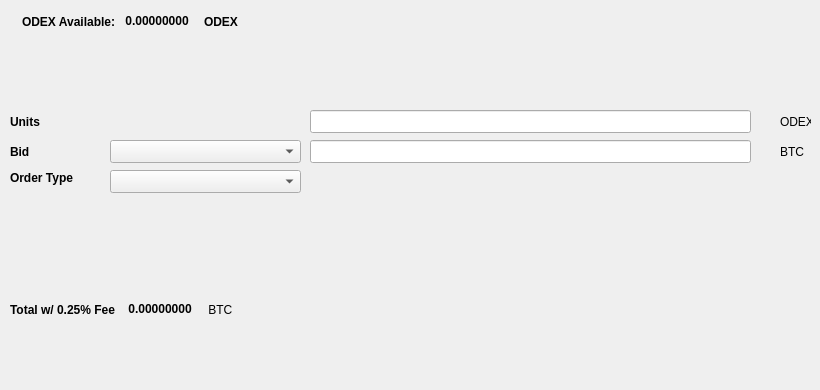
   <widget class="QWidget" name="SellTab">
    <attribute name="title">
     <string>Sell</string>
    </attribute>
    <widget class="QLabel" name="label_16">
     <property name="geometry">
      <rect>
       <x>780</x>
       <y>140</y>
       <width>31</width>
       <height>23</height>
      </rect>
     </property>
     <property name="text">
      <string>BTC</string>
     </property>
    </widget>
    <widget class="QComboBox" name="SellBidcomboBox">
     <property name="geometry">
      <rect>
       <x>110</x>
       <y>140</y>
       <width>191</width>
       <height>23</height>
      </rect>
     </property>
     <property name="font">
      <font>
       <pointsize>10</pointsize>
      </font>
     </property>
    </widget>
    <widget class="QLabel" name="label_18">
     <property name="geometry">
      <rect>
       <x>10</x>
       <y>110</y>
       <width>46</width>
       <height>23</height>
      </rect>
     </property>
     <property name="font">
      <font>
       <weight>75</weight>
       <bold>true</bold>
      </font>
     </property>
     <property name="text">
      <string>Units</string>
     </property>
    </widget>
    <widget class="QtMaterialFlatButton" name="Sell_Max_Amount" native="true">
     <property name="geometry">
      <rect>
       <x>110</x>
       <y>110</y>
       <width>191</width>
       <height>23</height>
      </rect>
     </property>
     <property name="font">
      <font>
       <pointsize>10</pointsize>
      </font>
     </property>
     <property name="text" stdset="0">
      <string>Max</string>
     </property>
    </widget>
    <widget class="QLabel" name="label_20">
     <property name="geometry">
      <rect>
       <x>10</x>
       <y>170</y>
       <width>91</width>
       <height>16</height>
      </rect>
     </property>
     <property name="font">
      <font>
       <weight>75</weight>
       <bold>true</bold>
      </font>
     </property>
     <property name="text">
      <string>Order Type</string>
     </property>
    </widget>
    <widget class="QComboBox" name="SellOrdertypeCombo">
     <property name="geometry">
      <rect>
       <x>110</x>
       <y>170</y>
       <width>191</width>
       <height>23</height>
      </rect>
     </property>
     <property name="font">
      <font>
       <pointsize>10</pointsize>
      </font>
     </property>
    </widget>
    <widget class="QLabel" name="label_21">
     <property name="geometry">
      <rect>
       <x>10</x>
       <y>140</y>
       <width>46</width>
       <height>23</height>
      </rect>
     </property>
     <property name="font">
      <font>
       <weight>75</weight>
       <bold>true</bold>
      </font>
     </property>
     <property name="text">
      <string>Bid</string>
     </property>
    </widget>
    <widget class="QLabel" name="label_22">
     <property name="geometry">
      <rect>
       <x>780</x>
       <y>110</y>
       <width>31</width>
       <height>23</height>
      </rect>
     </property>
     <property name="text">
      <string>ODEX</string>
     </property>
    </widget>
    <widget class="QLineEdit" name="UnitsInputODEX">
     <property name="geometry">
      <rect>
       <x>310</x>
       <y>110</y>
       <width>441</width>
       <height>23</height>
      </rect>
     </property>
     <property name="font">
      <font>
       <pointsize>9</pointsize>
       <weight>75</weight>
       <bold>true</bold>
      </font>
     </property>
    </widget>
    <widget class="QLineEdit" name="SellBidPriceEdit">
     <property name="geometry">
      <rect>
       <x>310</x>
       <y>140</y>
       <width>441</width>
       <height>23</height>
      </rect>
     </property>
     <property name="font">
      <font>
       <pointsize>9</pointsize>
       <weight>75</weight>
       <bold>true</bold>
      </font>
     </property>
    </widget>
    <widget class="QtMaterialFlatButton" name="SellODEXBTN" native="true">
     <property name="geometry">
      <rect>
       <x>30</x>
       <y>330</y>
       <width>131</width>
       <height>23</height>
      </rect>
     </property>
     <property name="text" stdset="0">
      <string>Sell ODEX</string>
     </property>
     <property name="icon" stdset="0">
      <iconset resource="../odex.qrc">
       <normaloff>:/icons/bitcoin</normaloff>:/icons/bitcoin</iconset>
     </property>
    </widget>
    <widget class="QWidget" name="layoutWidget3">
     <property name="geometry">
      <rect>
       <x>22</x>
       <y>12</y>
       <width>258</width>
       <height>19</height>
      </rect>
     </property>
     <layout class="QHBoxLayout" name="horizontalLayout">
      <item>
       <widget class="QLabel" name="label232_2">
        <property name="font">
         <font>
          <weight>75</weight>
          <bold>true</bold>
         </font>
        </property>
        <property name="text">
         <string>ODEX Available:</string>
        </property>
       </widget>
      </item>
      <item>
       <widget class="QLabel" name="ODEXAvailableLabel">
        <property name="palette">
         <palette>
          <active>
           <colorrole role="WindowText">
            <brush brushstyle="SolidPattern">
             <color alpha="255">
              <red>0</red>
              <green>0</green>
              <blue>0</blue>
             </color>
            </brush>
           </colorrole>
           <colorrole role="Button">
            <brush brushstyle="SolidPattern">
             <color alpha="255">
              <red>0</red>
              <green>170</green>
              <blue>0</blue>
             </color>
            </brush>
           </colorrole>
           <colorrole role="Light">
            <brush brushstyle="SolidPattern">
             <color alpha="255">
              <red>0</red>
              <green>255</green>
              <blue>0</blue>
             </color>
            </brush>
           </colorrole>
           <colorrole role="Midlight">
            <brush brushstyle="SolidPattern">
             <color alpha="255">
              <red>0</red>
              <green>212</green>
              <blue>0</blue>
             </color>
            </brush>
           </colorrole>
           <colorrole role="Dark">
            <brush brushstyle="SolidPattern">
             <color alpha="255">
              <red>0</red>
              <green>85</green>
              <blue>0</blue>
             </color>
            </brush>
           </colorrole>
           <colorrole role="Mid">
            <brush brushstyle="SolidPattern">
             <color alpha="255">
              <red>0</red>
              <green>113</green>
              <blue>0</blue>
             </color>
            </brush>
           </colorrole>
           <colorrole role="Text">
            <brush brushstyle="SolidPattern">
             <color alpha="255">
              <red>0</red>
              <green>170</green>
              <blue>0</blue>
             </color>
            </brush>
           </colorrole>
           <colorrole role="BrightText">
            <brush brushstyle="SolidPattern">
             <color alpha="255">
              <red>255</red>
              <green>255</green>
              <blue>255</blue>
             </color>
            </brush>
           </colorrole>
           <colorrole role="ButtonText">
            <brush brushstyle="SolidPattern">
             <color alpha="255">
              <red>0</red>
              <green>0</green>
              <blue>0</blue>
             </color>
            </brush>
           </colorrole>
           <colorrole role="Base">
            <brush brushstyle="SolidPattern">
             <color alpha="255">
              <red>255</red>
              <green>255</green>
              <blue>255</blue>
             </color>
            </brush>
           </colorrole>
           <colorrole role="Window">
            <brush brushstyle="SolidPattern">
             <color alpha="255">
              <red>0</red>
              <green>170</green>
              <blue>0</blue>
             </color>
            </brush>
           </colorrole>
           <colorrole role="Shadow">
            <brush brushstyle="SolidPattern">
             <color alpha="255">
              <red>0</red>
              <green>0</green>
              <blue>0</blue>
             </color>
            </brush>
           </colorrole>
           <colorrole role="AlternateBase">
            <brush brushstyle="SolidPattern">
             <color alpha="255">
              <red>127</red>
              <green>212</green>
              <blue>127</blue>
             </color>
            </brush>
           </colorrole>
           <colorrole role="ToolTipBase">
            <brush brushstyle="SolidPattern">
             <color alpha="255">
              <red>255</red>
              <green>255</green>
              <blue>220</blue>
             </color>
            </brush>
           </colorrole>
           <colorrole role="ToolTipText">
            <brush brushstyle="SolidPattern">
             <color alpha="255">
              <red>0</red>
              <green>0</green>
              <blue>0</blue>
             </color>
            </brush>
           </colorrole>
          </active>
          <inactive>
           <colorrole role="WindowText">
            <brush brushstyle="SolidPattern">
             <color alpha="255">
              <red>0</red>
              <green>0</green>
              <blue>0</blue>
             </color>
            </brush>
           </colorrole>
           <colorrole role="Button">
            <brush brushstyle="SolidPattern">
             <color alpha="255">
              <red>0</red>
              <green>170</green>
              <blue>0</blue>
             </color>
            </brush>
           </colorrole>
           <colorrole role="Light">
            <brush brushstyle="SolidPattern">
             <color alpha="255">
              <red>0</red>
              <green>255</green>
              <blue>0</blue>
             </color>
            </brush>
           </colorrole>
           <colorrole role="Midlight">
            <brush brushstyle="SolidPattern">
             <color alpha="255">
              <red>0</red>
              <green>212</green>
              <blue>0</blue>
             </color>
            </brush>
           </colorrole>
           <colorrole role="Dark">
            <brush brushstyle="SolidPattern">
             <color alpha="255">
              <red>0</red>
              <green>85</green>
              <blue>0</blue>
             </color>
            </brush>
           </colorrole>
           <colorrole role="Mid">
            <brush brushstyle="SolidPattern">
             <color alpha="255">
              <red>0</red>
              <green>113</green>
              <blue>0</blue>
             </color>
            </brush>
           </colorrole>
           <colorrole role="Text">
            <brush brushstyle="SolidPattern">
             <color alpha="255">
              <red>0</red>
              <green>170</green>
              <blue>0</blue>
             </color>
            </brush>
           </colorrole>
           <colorrole role="BrightText">
            <brush brushstyle="SolidPattern">
             <color alpha="255">
              <red>255</red>
              <green>255</green>
              <blue>255</blue>
             </color>
            </brush>
           </colorrole>
           <colorrole role="ButtonText">
            <brush brushstyle="SolidPattern">
             <color alpha="255">
              <red>0</red>
              <green>0</green>
              <blue>0</blue>
             </color>
            </brush>
           </colorrole>
           <colorrole role="Base">
            <brush brushstyle="SolidPattern">
             <color alpha="255">
              <red>255</red>
              <green>255</green>
              <blue>255</blue>
             </color>
            </brush>
           </colorrole>
           <colorrole role="Window">
            <brush brushstyle="SolidPattern">
             <color alpha="255">
              <red>0</red>
              <green>170</green>
              <blue>0</blue>
             </color>
            </brush>
           </colorrole>
           <colorrole role="Shadow">
            <brush brushstyle="SolidPattern">
             <color alpha="255">
              <red>0</red>
              <green>0</green>
              <blue>0</blue>
             </color>
            </brush>
           </colorrole>
           <colorrole role="AlternateBase">
            <brush brushstyle="SolidPattern">
             <color alpha="255">
              <red>127</red>
              <green>212</green>
              <blue>127</blue>
             </color>
            </brush>
           </colorrole>
           <colorrole role="ToolTipBase">
            <brush brushstyle="SolidPattern">
             <color alpha="255">
              <red>255</red>
              <green>255</green>
              <blue>220</blue>
             </color>
            </brush>
           </colorrole>
           <colorrole role="ToolTipText">
            <brush brushstyle="SolidPattern">
             <color alpha="255">
              <red>0</red>
              <green>0</green>
              <blue>0</blue>
             </color>
            </brush>
           </colorrole>
          </inactive>
          <disabled>
           <colorrole role="WindowText">
            <brush brushstyle="SolidPattern">
             <color alpha="255">
              <red>0</red>
              <green>85</green>
              <blue>0</blue>
             </color>
            </brush>
           </colorrole>
           <colorrole role="Button">
            <brush brushstyle="SolidPattern">
             <color alpha="255">
              <red>0</red>
              <green>170</green>
              <blue>0</blue>
             </color>
            </brush>
           </colorrole>
           <colorrole role="Light">
            <brush brushstyle="SolidPattern">
             <color alpha="255">
              <red>0</red>
              <green>255</green>
              <blue>0</blue>
             </color>
            </brush>
           </colorrole>
           <colorrole role="Midlight">
            <brush brushstyle="SolidPattern">
             <color alpha="255">
              <red>0</red>
              <green>212</green>
              <blue>0</blue>
             </color>
            </brush>
           </colorrole>
           <colorrole role="Dark">
            <brush brushstyle="SolidPattern">
             <color alpha="255">
              <red>0</red>
              <green>85</green>
              <blue>0</blue>
             </color>
            </brush>
           </colorrole>
           <colorrole role="Mid">
            <brush brushstyle="SolidPattern">
             <color alpha="255">
              <red>0</red>
              <green>113</green>
              <blue>0</blue>
             </color>
            </brush>
           </colorrole>
           <colorrole role="Text">
            <brush brushstyle="SolidPattern">
             <color alpha="255">
              <red>0</red>
              <green>85</green>
              <blue>0</blue>
             </color>
            </brush>
           </colorrole>
           <colorrole role="BrightText">
            <brush brushstyle="SolidPattern">
             <color alpha="255">
              <red>255</red>
              <green>255</green>
              <blue>255</blue>
             </color>
            </brush>
           </colorrole>
           <colorrole role="ButtonText">
            <brush brushstyle="SolidPattern">
             <color alpha="255">
              <red>0</red>
              <green>85</green>
              <blue>0</blue>
             </color>
            </brush>
           </colorrole>
           <colorrole role="Base">
            <brush brushstyle="SolidPattern">
             <color alpha="255">
              <red>0</red>
              <green>170</green>
              <blue>0</blue>
             </color>
            </brush>
           </colorrole>
           <colorrole role="Window">
            <brush brushstyle="SolidPattern">
             <color alpha="255">
              <red>0</red>
              <green>170</green>
              <blue>0</blue>
             </color>
            </brush>
           </colorrole>
           <colorrole role="Shadow">
            <brush brushstyle="SolidPattern">
             <color alpha="255">
              <red>0</red>
              <green>0</green>
              <blue>0</blue>
             </color>
            </brush>
           </colorrole>
           <colorrole role="AlternateBase">
            <brush brushstyle="SolidPattern">
             <color alpha="255">
              <red>0</red>
              <green>170</green>
              <blue>0</blue>
             </color>
            </brush>
           </colorrole>
           <colorrole role="ToolTipBase">
            <brush brushstyle="SolidPattern">
             <color alpha="255">
              <red>255</red>
              <green>255</green>
              <blue>220</blue>
             </color>
            </brush>
           </colorrole>
           <colorrole role="ToolTipText">
            <brush brushstyle="SolidPattern">
             <color alpha="255">
              <red>0</red>
              <green>0</green>
              <blue>0</blue>
             </color>
            </brush>
           </colorrole>
          </disabled>
         </palette>
        </property>
        <property name="font">
         <font>
          <weight>75</weight>
          <bold>true</bold>
         </font>
        </property>
        <property name="text">
         <string> 0.00000000 </string>
        </property>
        <property name="textInteractionFlags">
         <set>Qt::LinksAccessibleByMouse|Qt::TextSelectableByKeyboard|Qt::TextSelectableByMouse</set>
        </property>
       </widget>
      </item>
      <item>
       <widget class="QLabel" name="labelODEX">
        <property name="font">
         <font>
          <weight>75</weight>
          <bold>true</bold>
         </font>
        </property>
        <property name="text">
         <string>ODEX</string>
        </property>
       </widget>
      </item>
     </layout>
    </widget>
    <widget class="QWidget" name="layoutWidget">
     <property name="geometry">
      <rect>
       <x>10</x>
       <y>300</y>
       <width>268</width>
       <height>19</height>
      </rect>
     </property>
     <layout class="QHBoxLayout" name="horizontalLayout_2">
      <item>
       <widget class="QLabel" name="label_19">
        <property name="font">
         <font>
          <weight>75</weight>
          <bold>true</bold>
         </font>
        </property>
        <property name="text">
         <string>Total w/ 0.25% Fee </string>
        </property>
       </widget>
      </item>
      <item>
       <widget class="QLabel" name="SellCostLabel">
        <property name="palette">
         <palette>
          <active>
           <colorrole role="WindowText">
            <brush brushstyle="SolidPattern">
             <color alpha="255">
              <red>0</red>
              <green>0</green>
              <blue>0</blue>
             </color>
            </brush>
           </colorrole>
           <colorrole role="Button">
            <brush brushstyle="SolidPattern">
             <color alpha="255">
              <red>0</red>
              <green>170</green>
              <blue>0</blue>
             </color>
            </brush>
           </colorrole>
           <colorrole role="Light">
            <brush brushstyle="SolidPattern">
             <color alpha="255">
              <red>0</red>
              <green>255</green>
              <blue>0</blue>
             </color>
            </brush>
           </colorrole>
           <colorrole role="Midlight">
            <brush brushstyle="SolidPattern">
             <color alpha="255">
              <red>0</red>
              <green>212</green>
              <blue>0</blue>
             </color>
            </brush>
           </colorrole>
           <colorrole role="Dark">
            <brush brushstyle="SolidPattern">
             <color alpha="255">
              <red>0</red>
              <green>85</green>
              <blue>0</blue>
             </color>
            </brush>
           </colorrole>
           <colorrole role="Mid">
            <brush brushstyle="SolidPattern">
             <color alpha="255">
              <red>0</red>
              <green>113</green>
              <blue>0</blue>
             </color>
            </brush>
           </colorrole>
           <colorrole role="Text">
            <brush brushstyle="SolidPattern">
             <color alpha="255">
              <red>0</red>
              <green>170</green>
              <blue>0</blue>
             </color>
            </brush>
           </colorrole>
           <colorrole role="BrightText">
            <brush brushstyle="SolidPattern">
             <color alpha="255">
              <red>255</red>
              <green>255</green>
              <blue>255</blue>
             </color>
            </brush>
           </colorrole>
           <colorrole role="ButtonText">
            <brush brushstyle="SolidPattern">
             <color alpha="255">
              <red>0</red>
              <green>0</green>
              <blue>0</blue>
             </color>
            </brush>
           </colorrole>
           <colorrole role="Base">
            <brush brushstyle="SolidPattern">
             <color alpha="255">
              <red>255</red>
              <green>255</green>
              <blue>255</blue>
             </color>
            </brush>
           </colorrole>
           <colorrole role="Window">
            <brush brushstyle="SolidPattern">
             <color alpha="255">
              <red>0</red>
              <green>170</green>
              <blue>0</blue>
             </color>
            </brush>
           </colorrole>
           <colorrole role="Shadow">
            <brush brushstyle="SolidPattern">
             <color alpha="255">
              <red>0</red>
              <green>0</green>
              <blue>0</blue>
             </color>
            </brush>
           </colorrole>
           <colorrole role="AlternateBase">
            <brush brushstyle="SolidPattern">
             <color alpha="255">
              <red>127</red>
              <green>212</green>
              <blue>127</blue>
             </color>
            </brush>
           </colorrole>
           <colorrole role="ToolTipBase">
            <brush brushstyle="SolidPattern">
             <color alpha="255">
              <red>255</red>
              <green>255</green>
              <blue>220</blue>
             </color>
            </brush>
           </colorrole>
           <colorrole role="ToolTipText">
            <brush brushstyle="SolidPattern">
             <color alpha="255">
              <red>0</red>
              <green>0</green>
              <blue>0</blue>
             </color>
            </brush>
           </colorrole>
          </active>
          <inactive>
           <colorrole role="WindowText">
            <brush brushstyle="SolidPattern">
             <color alpha="255">
              <red>0</red>
              <green>0</green>
              <blue>0</blue>
             </color>
            </brush>
           </colorrole>
           <colorrole role="Button">
            <brush brushstyle="SolidPattern">
             <color alpha="255">
              <red>0</red>
              <green>170</green>
              <blue>0</blue>
             </color>
            </brush>
           </colorrole>
           <colorrole role="Light">
            <brush brushstyle="SolidPattern">
             <color alpha="255">
              <red>0</red>
              <green>255</green>
              <blue>0</blue>
             </color>
            </brush>
           </colorrole>
           <colorrole role="Midlight">
            <brush brushstyle="SolidPattern">
             <color alpha="255">
              <red>0</red>
              <green>212</green>
              <blue>0</blue>
             </color>
            </brush>
           </colorrole>
           <colorrole role="Dark">
            <brush brushstyle="SolidPattern">
             <color alpha="255">
              <red>0</red>
              <green>85</green>
              <blue>0</blue>
             </color>
            </brush>
           </colorrole>
           <colorrole role="Mid">
            <brush brushstyle="SolidPattern">
             <color alpha="255">
              <red>0</red>
              <green>113</green>
              <blue>0</blue>
             </color>
            </brush>
           </colorrole>
           <colorrole role="Text">
            <brush brushstyle="SolidPattern">
             <color alpha="255">
              <red>0</red>
              <green>170</green>
              <blue>0</blue>
             </color>
            </brush>
           </colorrole>
           <colorrole role="BrightText">
            <brush brushstyle="SolidPattern">
             <color alpha="255">
              <red>255</red>
              <green>255</green>
              <blue>255</blue>
             </color>
            </brush>
           </colorrole>
           <colorrole role="ButtonText">
            <brush brushstyle="SolidPattern">
             <color alpha="255">
              <red>0</red>
              <green>0</green>
              <blue>0</blue>
             </color>
            </brush>
           </colorrole>
           <colorrole role="Base">
            <brush brushstyle="SolidPattern">
             <color alpha="255">
              <red>255</red>
              <green>255</green>
              <blue>255</blue>
             </color>
            </brush>
           </colorrole>
           <colorrole role="Window">
            <brush brushstyle="SolidPattern">
             <color alpha="255">
              <red>0</red>
              <green>170</green>
              <blue>0</blue>
             </color>
            </brush>
           </colorrole>
           <colorrole role="Shadow">
            <brush brushstyle="SolidPattern">
             <color alpha="255">
              <red>0</red>
              <green>0</green>
              <blue>0</blue>
             </color>
            </brush>
           </colorrole>
           <colorrole role="AlternateBase">
            <brush brushstyle="SolidPattern">
             <color alpha="255">
              <red>127</red>
              <green>212</green>
              <blue>127</blue>
             </color>
            </brush>
           </colorrole>
           <colorrole role="ToolTipBase">
            <brush brushstyle="SolidPattern">
             <color alpha="255">
              <red>255</red>
              <green>255</green>
              <blue>220</blue>
             </color>
            </brush>
           </colorrole>
           <colorrole role="ToolTipText">
            <brush brushstyle="SolidPattern">
             <color alpha="255">
              <red>0</red>
              <green>0</green>
              <blue>0</blue>
             </color>
            </brush>
           </colorrole>
          </inactive>
          <disabled>
           <colorrole role="WindowText">
            <brush brushstyle="SolidPattern">
             <color alpha="255">
              <red>0</red>
              <green>85</green>
              <blue>0</blue>
             </color>
            </brush>
           </colorrole>
           <colorrole role="Button">
            <brush brushstyle="SolidPattern">
             <color alpha="255">
              <red>0</red>
              <green>170</green>
              <blue>0</blue>
             </color>
            </brush>
           </colorrole>
           <colorrole role="Light">
            <brush brushstyle="SolidPattern">
             <color alpha="255">
              <red>0</red>
              <green>255</green>
              <blue>0</blue>
             </color>
            </brush>
           </colorrole>
           <colorrole role="Midlight">
            <brush brushstyle="SolidPattern">
             <color alpha="255">
              <red>0</red>
              <green>212</green>
              <blue>0</blue>
             </color>
            </brush>
           </colorrole>
           <colorrole role="Dark">
            <brush brushstyle="SolidPattern">
             <color alpha="255">
              <red>0</red>
              <green>85</green>
              <blue>0</blue>
             </color>
            </brush>
           </colorrole>
           <colorrole role="Mid">
            <brush brushstyle="SolidPattern">
             <color alpha="255">
              <red>0</red>
              <green>113</green>
              <blue>0</blue>
             </color>
            </brush>
           </colorrole>
           <colorrole role="Text">
            <brush brushstyle="SolidPattern">
             <color alpha="255">
              <red>0</red>
              <green>85</green>
              <blue>0</blue>
             </color>
            </brush>
           </colorrole>
           <colorrole role="BrightText">
            <brush brushstyle="SolidPattern">
             <color alpha="255">
              <red>255</red>
              <green>255</green>
              <blue>255</blue>
             </color>
            </brush>
           </colorrole>
           <colorrole role="ButtonText">
            <brush brushstyle="SolidPattern">
             <color alpha="255">
              <red>0</red>
              <green>85</green>
              <blue>0</blue>
             </color>
            </brush>
           </colorrole>
           <colorrole role="Base">
            <brush brushstyle="SolidPattern">
             <color alpha="255">
              <red>0</red>
              <green>170</green>
              <blue>0</blue>
             </color>
            </brush>
           </colorrole>
           <colorrole role="Window">
            <brush brushstyle="SolidPattern">
             <color alpha="255">
              <red>0</red>
              <green>170</green>
              <blue>0</blue>
             </color>
            </brush>
           </colorrole>
           <colorrole role="Shadow">
            <brush brushstyle="SolidPattern">
             <color alpha="255">
              <red>0</red>
              <green>0</green>
              <blue>0</blue>
             </color>
            </brush>
           </colorrole>
           <colorrole role="AlternateBase">
            <brush brushstyle="SolidPattern">
             <color alpha="255">
              <red>0</red>
              <green>170</green>
              <blue>0</blue>
             </color>
            </brush>
           </colorrole>
           <colorrole role="ToolTipBase">
            <brush brushstyle="SolidPattern">
             <color alpha="255">
              <red>255</red>
              <green>255</green>
              <blue>220</blue>
             </color>
            </brush>
           </colorrole>
           <colorrole role="ToolTipText">
            <brush brushstyle="SolidPattern">
             <color alpha="255">
              <red>0</red>
              <green>0</green>
              <blue>0</blue>
             </color>
            </brush>
           </colorrole>
          </disabled>
         </palette>
        </property>
        <property name="font">
         <font>
          <weight>75</weight>
          <bold>true</bold>
         </font>
        </property>
        <property name="autoFillBackground">
         <bool>false</bool>
        </property>
        <property name="text">
         <string> 0.00000000</string>
        </property>
        <property name="textInteractionFlags">
         <set>Qt::LinksAccessibleByMouse|Qt::TextSelectableByMouse</set>
        </property>
       </widget>
      </item>
      <item>
       <widget class="QLabel" name="label_17">
        <property name="font">
         <font>
          <weight>50</weight>
          <bold>false</bold>
         </font>
        </property>
        <property name="text">
         <string> BTC</string>
        </property>
       </widget>
      </item>
     </layout>
    </widget>
    <widget class="QLabel" name="label_23">
     <property name="geometry">
      <rect>
       <x>460</x>
       <y>300</y>
       <width>281</width>
       <height>81</height>
      </rect>
     </property>
     <property name="text">
      <string/>
     </property>
     <property name="pixmap">
      <pixmap>:/images/bittrex</pixmap>
     </property>
    </widget>
   </widget>
